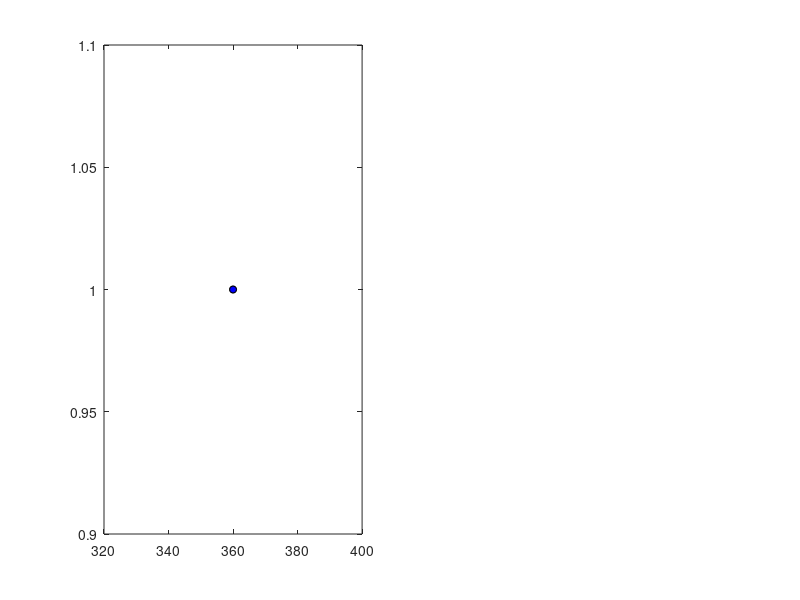

This chart was generated by the following MATLAB code: (Note: this script raises an error after producing the figure.)
subplot(1,2,1)
plot(360,1,'ok','MarkerFaceColor','r','markersize',5)
hold on
plot(360,1,'ok','MarkerFaceColor','b','markersize',5)
legend('right turn','left turn','location','ne')

plotcolor = 'r'
angle_pre = heading_pre;
angle_post = heading_post;
% mirror angles
for i = 1:length(angle_pre)
    if An_hor_max(i) < 0
        angle_pre(i) = -angle_pre(i);
        angle_post(i) = -angle_post(i);
    end
%     if An_hor_max(i) < 0  && settings.expansion.HorPos(i) == 0
%         angle_pre(i) = -angle_pre(i);
%         angle_post(i) = -angle_post(i);
%     elseif An_hor_max(i) > 0  && settings.expansion.HorPos(i) == 180
%         angle_pre(i) = -angle_pre(i);
%         angle_post(i) = -angle_post(i);
%     end
end
% plot_angle_pre_post_csaps
plot_angle_pre_post_circmean

hold on
plotcolor = 'b'
angle_pre = heading_pre;
angle_post = heading_post;
% mirror angles
for i = 1:length(angle_pre)
    if An_hor_max(i) > 0
        angle_pre(i) = -angle_pre(i);
        angle_post(i) = -angle_post(i);
    end
%     if An_hor_max(i) < 0  && settings.expansion.HorPos(i) == 0
%         angle_pre(i) = -angle_pre(i);
%         angle_post(i) = -angle_post(i);
%     elseif An_hor_max(i) > 0  && settings.expansion.HorPos(i) == 180
%         angle_pre(i) = -angle_pre(i);
%         angle_post(i) = -angle_post(i);
%     end
end
% plot_angle_pre_post_csaps
plot_angle_pre_post_circmean

xlabel('initial heading','fontsize',10) 
ylabel('escape heading','fontsize',10) 
set(gca,'xlim',[-180 180],'ylim',[-180 180]) 
% set(gca,'xlim',[0 180],'ylim',[-180 180])
set(gca,'XTick',[-180 -90 0 90 180])
set(gca,'YTick',[-180 -90 0 90 180],'fontsize',8) 
grid on



subplot(1,2,2)
plotcolor = 'r'
angle_pre = heading_pre;
angle_post = Adir_mean;
% mirror angles
for i = 1:length(angle_pre)
    if An_hor_max(i) < 0
        angle_pre(i) = -angle_pre(i);
        angle_post(i) = -angle_post(i);
    end
%     if An_hor_max(i) < 0  && settings.expansion.HorPos(i) == 0
%         angle_pre(i) = -angle_pre(i);
%         angle_post(i) = -angle_post(i);
%     elseif An_hor_max(i) > 0  && settings.expansion.HorPos(i) == 180
%         angle_pre(i) = -angle_pre(i);
%         angle_post(i) = -angle_post(i);
%     end
end
% plot_angle_pre_post_csaps
plot_angle_pre_post_circmean

hold on
plotcolor = 'b'
angle_pre = heading_pre;
angle_post = Adir_mean;
% mirror angles
for i = 1:length(angle_pre)
    if An_hor_max(i) > 0
        angle_pre(i) = -angle_pre(i);
        angle_post(i) = -angle_post(i);
    end
%     if An_hor_max(i) > 0  && settings.expansion.HorPos(i) == 0
%         angle_pre(i) = -angle_pre(i);
%         angle_post(i) = -angle_post(i);
%     elseif An_hor_max(i) < 0  && settings.expansion.HorPos(i) == 180
%         angle_pre(i) = -angle_pre(i);
%         angle_post(i) = -angle_post(i);
%     end
end
% plot_angle_pre_post_csaps
plot_angle_pre_post_circmean

xlabel('initial heading','fontsize',10) 
ylabel('escape A direction','fontsize',10) 
set(gca,'xlim',[-180 180],'ylim',[-180 180]) 
% set(gca,'xlim',[0 180],'ylim',[-180 180])
set(gca,'XTick',[-180 -90 0 90 180])
set(gca,'YTick',[-180 -90 0 90 180],'fontsize',8) 
grid on

